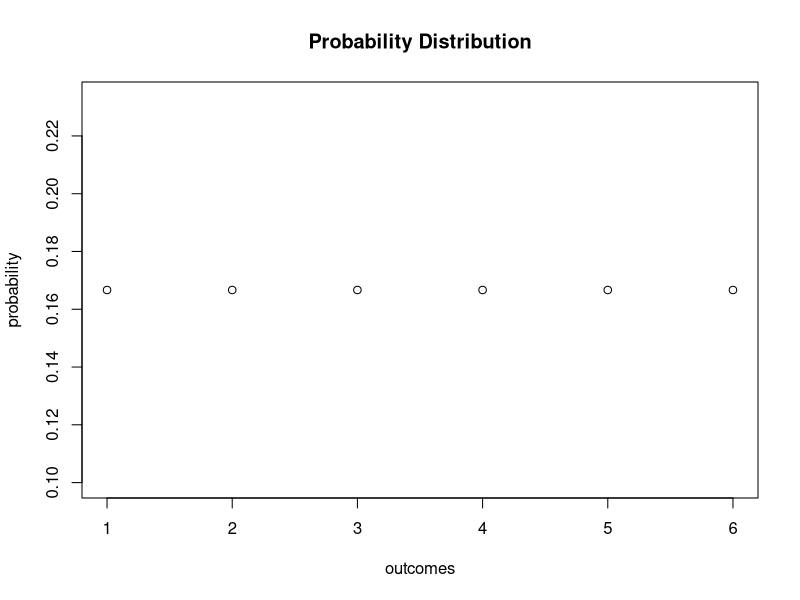
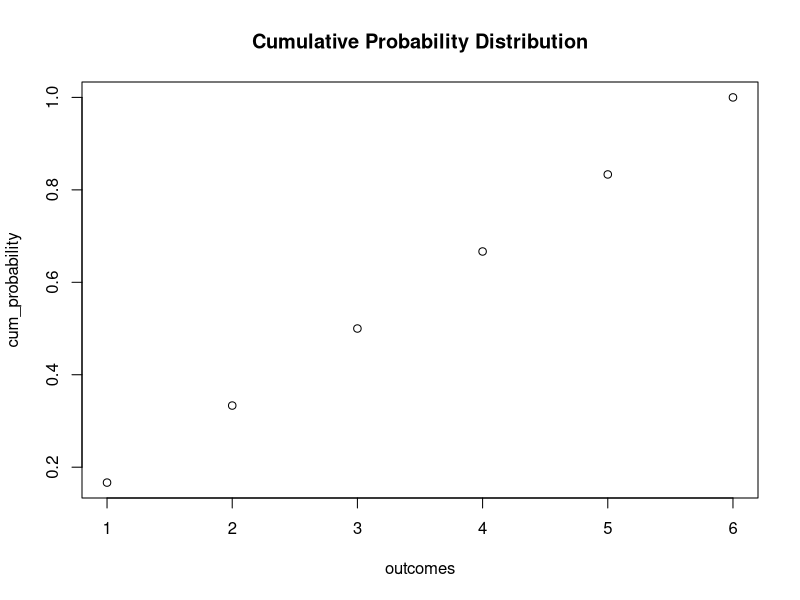
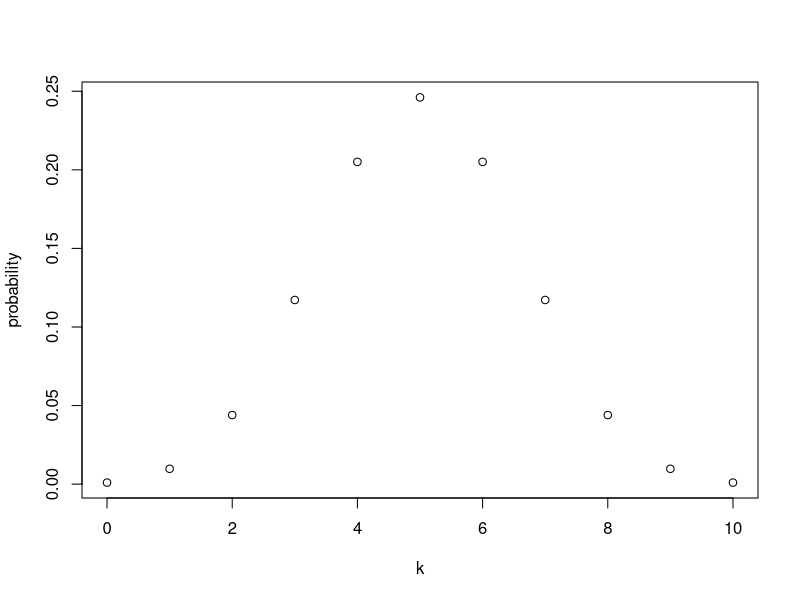
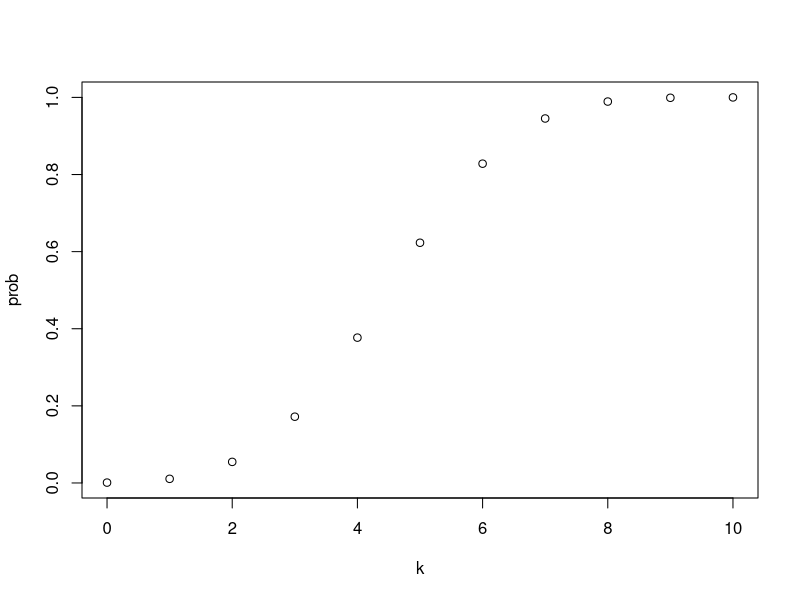
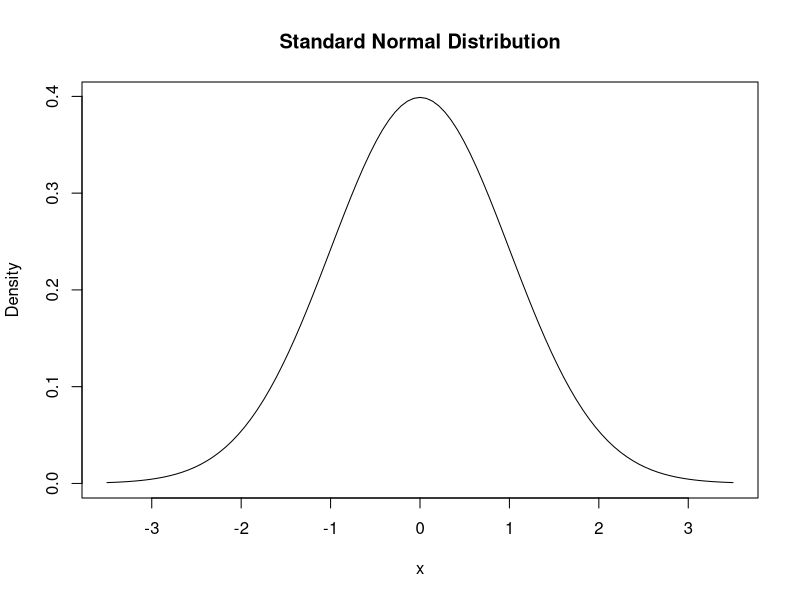

Write R code to recreate these figures, in order.
## ---- chunk 1
sample(c(1,2,3,4,5,6),1)
## ---- chunk 2
# generate the vector of probabilities
probability <- rep(1/6,6)
# plot the probabilites
plot(probability, xlab = "outcomes", main = "Probability Distribution")
## ---- chunk 3
# generate the vector of cumulative probabilities
cum_probability <- cumsum(rep(1/6,6))
# plot the probabilites
plot(cum_probability, xlab = "outcomes", main = "Cumulative Probability Distribution")
## ---- chunk 4
sample(c("H","T"),1)
## ---- chunk 5
dbinom(x = 5, size = 10, prob = 0.5)
## ---- chunk 6
sum(dbinom(x = c(4:7), size = 10, prob = 0.5))
## ---- chunk 7
k <- 0:10
## ---- chunk 8
probability <- dbinom(x = 0:10, size = 10, prob = 0.5)
k <- 0:10
plot(k, probability)
## ---- chunk 9
prob <- cumsum(dbinom(x = 0:10, size = 10, prob = 0.5))
k <- 0:10
plot(k, prob)
## ---- chunk 10
mean(1:6)
## ---- chunk 11
set.seed(1)
sample(c(1,2,3,4,5,6),3, replace = T)
## ---- chunk 12
set.seed(1)
mean(sample(c(1,2,3,4,5,6),10000, replace = T))
## ---- chunk 13
curve(dnorm(x), xlim=c(-3.5, 3.5), ylab = "Density", main = "Standard Normal Distribution")
## ---- chunk 14
dnorm(c(-1.96,0,1.96))
## ---- chunk 15
1 - 2 * (pnorm(-1.96))
